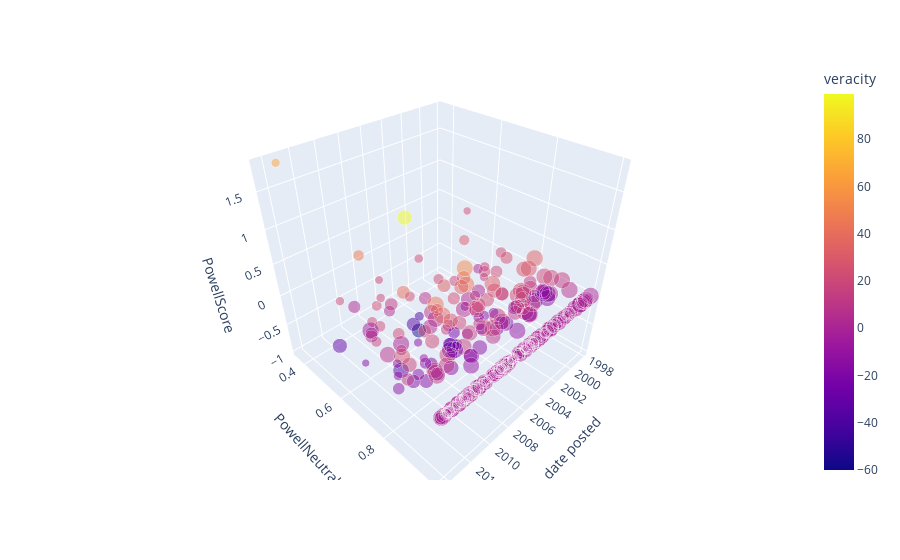

Here is the notebook cell this chart was saved with:
### Markdown cell above
### Ovals seen between Imperial Beach & Blythe, California - Date Posted vs PowellNeutral vs PowellScore

### Code cell
import plotly.express as px
from plotly.offline import init_notebook_mode, iplot
init_notebook_mode(connected=True)

# graph
fig = px.scatter_3d(robert_ca_oval_162, x='date posted', y='PowellNeutral', z='PowellScore',
              color='veracity',
              size = 'comment_length',
              hover_name = 'city',
              hover_data=['city','state','comments','shape'],              
              opacity=0.5,
              size_max=17
                   )
fig.show()

### Figure 1 — Plotly figure (JSON) as saved in the notebook; plotly's stock layout.template omitted (floating-point values rounded to 4 significant figures; data arrays with more than 128 entries replaced by an {"elided": "..."} marker saying what was removed)
{"data": [{"customdata": {"elided": "388x4 str values"}, "hovertemplate": "<b>%{hovertext}</b><br><br>date posted=%{x}<br>PowellNeutral=%{y}<br>PowellScore=%{z}<br>comment_length=%{marker.size}<br>city=%{customdata[0]}<br>state=%{customdata[1]}<br>comments=%{customdata[2]}<br>shape=%{customdata[3]}<br>veracity=%{marker.color}<extra></extra>", "hovertext": {"elided": "388 str values"}, "legendgroup": "", "marker": {"color": {"elided": "388 float values"}, "coloraxis": "coloraxis", "opacity": 0.5, "size": {"elided": "388 int values"}, "sizemode": "area", "sizeref": 0.519, "symbol": "circle"}, "mode": "markers", "name": "", "scene": "scene", "showlegend": false, "x": {"elided": "388 str values"}, "y": {"elided": "388 float values"}, "z": {"elided": "388 float values"}, "type": "scatter3d"}], "layout": {"scene": {"domain": {"x": [0, 1], "y": [0, 1]}, "xaxis": {"title": {"text": "date posted"}, "type": "date"}, "yaxis": {"title": {"text": "PowellNeutral"}, "type": "linear"}, "zaxis": {"title": {"text": "PowellScore"}, "type": "linear"}, "aspectratio": {"x": 1, "y": 1, "z": 1}, "aspectmode": "auto"}, "coloraxis": {"colorbar": {"title": {"text": "veracity"}}, "colorscale": [[0, "#0d0887"], [0.1111, "#46039f"], [0.2222, "#7201a8"], [0.3333, "#9c179e"], [0.4444, "#bd3786"], [0.5556, "#d8576b"], [0.6667, "#ed7953"], [0.7778, "#fb9f3a"], [0.8889, "#fdca26"], [1, "#f0f921"]]}, "legend": {"tracegroupgap": 0, "itemsizing": "constant"}, "margin": {"t": 60}, "autosize": true}}
